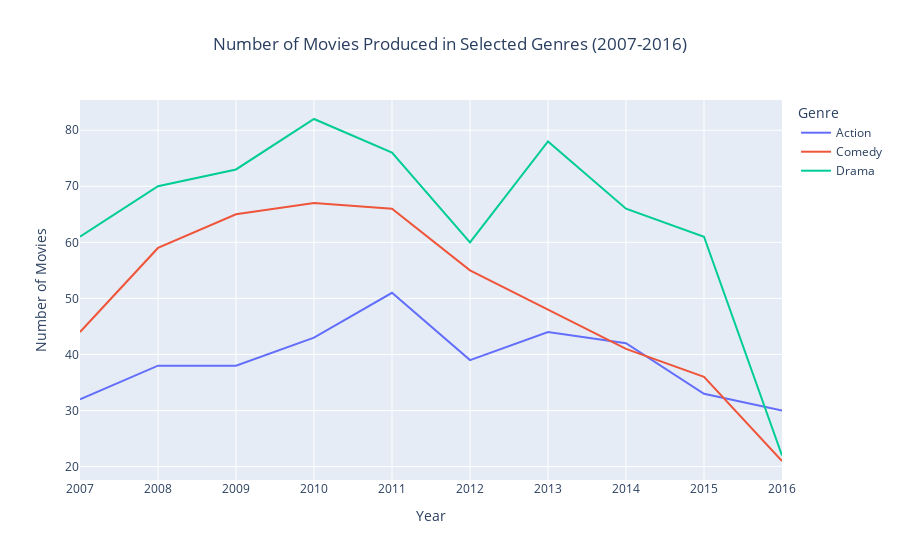

Write notebook code for a chart like this one.
### Markdown cell above
Plot

### Code cell
fig = px.line(
    genre_counts,
    x='release_year',
    y='movie_count',
    color='genre_name',
    title='Number of Movies Produced in Selected Genres (2007-2016)',
    labels={'release_year': 'Year', 'movie_count': 'Number of Movies', 'genre_name': 'Genre'}
)
fig.update_layout(xaxis=dict(tickmode='linear', dtick=1), yaxis_title='Number of Movies', xaxis_title='Year', title_x=0.5)
fig.show()

### Figure 1 — Plotly figure (JSON) as saved in the notebook; plotly's stock layout.template omitted (floating-point values rounded to 4 significant figures)
{"data": [{"hovertemplate": "Genre=Action<br>Year=%{x}<br>Number of Movies=%{y}<extra></extra>", "legendgroup": "Action", "line": {"color": "#636efa", "dash": "solid"}, "marker": {"symbol": "circle"}, "mode": "lines", "name": "Action", "orientation": "v", "showlegend": true, "type": "scatter", "x": [2007, 2008, 2009, 2010, 2011, 2012, 2013, 2014, 2015, 2016], "xaxis": "x", "y": [32, 38, 38, 43, 51, 39, 44, 42, 33, 30], "yaxis": "y"}, {"hovertemplate": "Genre=Comedy<br>Year=%{x}<br>Number of Movies=%{y}<extra></extra>", "legendgroup": "Comedy", "line": {"color": "#EF553B", "dash": "solid"}, "marker": {"symbol": "circle"}, "mode": "lines", "name": "Comedy", "orientation": "v", "showlegend": true, "type": "scatter", "x": [2007, 2008, 2009, 2010, 2011, 2012, 2013, 2014, 2015, 2016], "xaxis": "x", "y": [44, 59, 65, 67, 66, 55, 48, 41, 36, 21], "yaxis": "y"}, {"hovertemplate": "Genre=Drama<br>Year=%{x}<br>Number of Movies=%{y}<extra></extra>", "legendgroup": "Drama", "line": {"color": "#00cc96", "dash": "solid"}, "marker": {"symbol": "circle"}, "mode": "lines", "name": "Drama", "orientation": "v", "showlegend": true, "type": "scatter", "x": [2007, 2008, 2009, 2010, 2011, 2012, 2013, 2014, 2015, 2016], "xaxis": "x", "y": [61, 70, 73, 82, 76, 60, 78, 66, 61, 22], "yaxis": "y"}], "layout": {"legend": {"title": {"text": "Genre"}, "tracegroupgap": 0}, "title": {"text": "Number of Movies Produced in Selected Genres (2007-2016)", "x": 0.5}, "xaxis": {"anchor": "y", "domain": [0, 1], "dtick": 1, "tickmode": "linear", "title": {"text": "Year"}}, "yaxis": {"anchor": "x", "domain": [0, 1], "title": {"text": "Number of Movies"}}}}
